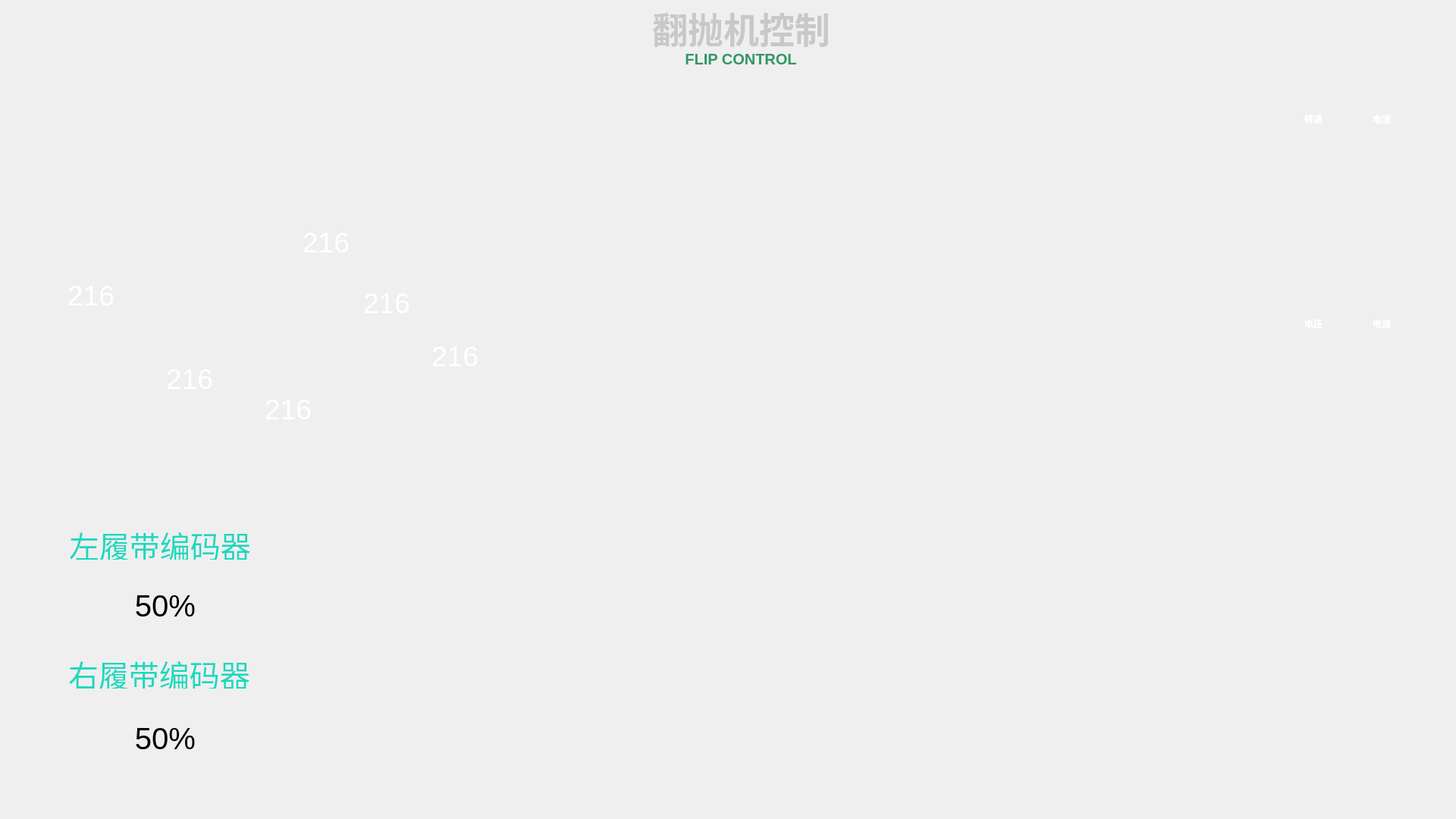
<?xml version="1.0" encoding="UTF-8"?>
<ui version="4.0">
 <class>fpjc</class>
 <widget class="QDialog" name="fpjc">
  <property name="geometry">
   <rect>
    <x>0</x>
    <y>0</y>
    <width>1920</width>
    <height>1080</height>
   </rect>
  </property>
  <property name="windowTitle">
   <string>Dialog</string>
  </property>
  <property name="autoFillBackground">
   <bool>false</bool>
  </property>
  <property name="styleSheet">
   <string notr="true">background-image: url(:/pic/翻抛系统背景_3.jpg);</string>
  </property>
  <widget class="FpjWatchs" name="fpjWatchsWidget" native="true">
   <property name="geometry">
    <rect>
     <x>691</x>
     <y>138</y>
     <width>672</width>
     <height>660</height>
    </rect>
   </property>
   <property name="styleSheet">
    <string notr="true">background: transparent; </string>
   </property>
  </widget>
  <widget class="QLabel" name="label_6">
   <property name="geometry">
    <rect>
     <x>1810</x>
     <y>418</y>
     <width>31</width>
     <height>17</height>
    </rect>
   </property>
   <property name="font">
    <font>
     <weight>75</weight>
     <bold>true</bold>
    </font>
   </property>
   <property name="styleSheet">
    <string notr="true">color: rgb(255, 255, 255);</string>
   </property>
   <property name="text">
    <string>电流</string>
   </property>
  </widget>
  <widget class="yhcDial" name="widget" native="true">
   <property name="geometry">
    <rect>
     <x>398</x>
     <y>744</y>
     <width>230</width>
     <height>230</height>
    </rect>
   </property>
   <property name="autoFillBackground">
    <bool>false</bool>
   </property>
   <property name="styleSheet">
    <string notr="true">background: transparent; </string>
   </property>
  </widget>
  <widget class="QLabel" name="label_9">
   <property name="geometry">
    <rect>
     <x>1810</x>
     <y>148</y>
     <width>31</width>
     <height>17</height>
    </rect>
   </property>
   <property name="font">
    <font>
     <weight>75</weight>
     <bold>true</bold>
    </font>
   </property>
   <property name="styleSheet">
    <string notr="true">color: rgb(255, 255, 255);</string>
   </property>
   <property name="text">
    <string>电流</string>
   </property>
  </widget>
  <widget class="QPushButton" name="alertButton">
   <property name="geometry">
    <rect>
     <x>1540</x>
     <y>764</y>
     <width>238</width>
     <height>61</height>
    </rect>
   </property>
   <property name="styleSheet">
    <string notr="true">background: transparent;
background-image: url(:/pic/报警信息-拷贝.png);</string>
   </property>
   <property name="text">
    <string/>
   </property>
   <property name="flat">
    <bool>true</bool>
   </property>
  </widget>
  <widget class="QLabel" name="label_8">
   <property name="geometry">
    <rect>
     <x>1781</x>
     <y>152</y>
     <width>21</width>
     <height>11</height>
    </rect>
   </property>
   <property name="styleSheet">
    <string notr="true">background-image: url(:/pic/形状-1-拷贝-2.png);</string>
   </property>
   <property name="text">
    <string/>
   </property>
  </widget>
  <widget class="ZsylChart" name="leftCurveWidget" native="true">
   <property name="geometry">
    <rect>
     <x>1427</x>
     <y>188</y>
     <width>440</width>
     <height>200</height>
    </rect>
   </property>
   <property name="styleSheet">
    <string notr="true">background: transparent; </string>
   </property>
  </widget>
  <widget class="QLabel" name="label_3">
   <property name="geometry">
    <rect>
     <x>1690</x>
     <y>422</y>
     <width>21</width>
     <height>11</height>
    </rect>
   </property>
   <property name="styleSheet">
    <string notr="true">background-image: url(:/pic/形状5.png);</string>
   </property>
   <property name="text">
    <string/>
   </property>
  </widget>
  <widget class="QPushButton" name="yhUpButton">
   <property name="geometry">
    <rect>
     <x>279</x>
     <y>942</y>
     <width>70</width>
     <height>64</height>
    </rect>
   </property>
   <property name="text">
    <string/>
   </property>
   <property name="flat">
    <bool>true</bool>
   </property>
  </widget>
  <widget class="QLabel" name="label_2">
   <property name="geometry">
    <rect>
     <x>90</x>
     <y>868</y>
     <width>250</width>
     <height>40</height>
    </rect>
   </property>
   <property name="font">
    <font>
     <pointsize>30</pointsize>
    </font>
   </property>
   <property name="styleSheet">
    <string notr="true">color: rgb(26, 216, 191);</string>
   </property>
   <property name="text">
    <string>右履带编码器</string>
   </property>
  </widget>
  <widget class="QLabel" name="label_10">
   <property name="geometry">
    <rect>
     <x>1720</x>
     <y>148</y>
     <width>31</width>
     <height>17</height>
    </rect>
   </property>
   <property name="font">
    <font>
     <weight>75</weight>
     <bold>true</bold>
    </font>
   </property>
   <property name="styleSheet">
    <string notr="true">color: rgb(255, 255, 255);</string>
   </property>
   <property name="text">
    <string>转速</string>
   </property>
  </widget>
  <widget class="QLabel" name="label_4">
   <property name="geometry">
    <rect>
     <x>1781</x>
     <y>422</y>
     <width>21</width>
     <height>11</height>
    </rect>
   </property>
   <property name="styleSheet">
    <string notr="true">background-image: url(:/pic/形状-4.png);</string>
   </property>
   <property name="text">
    <string/>
   </property>
  </widget>
  <widget class="QPushButton" name="speedDownButton">
   <property name="geometry">
    <rect>
     <x>87</x>
     <y>768</y>
     <width>70</width>
     <height>62</height>
    </rect>
   </property>
   <property name="text">
    <string/>
   </property>
   <property name="flat">
    <bool>true</bool>
   </property>
  </widget>
  <widget class="QPushButton" name="yhDownButton">
   <property name="geometry">
    <rect>
     <x>87</x>
     <y>943</y>
     <width>70</width>
     <height>62</height>
    </rect>
   </property>
   <property name="text">
    <string/>
   </property>
   <property name="flat">
    <bool>true</bool>
   </property>
  </widget>
  <widget class="QLabel" name="titleLabel">
   <property name="geometry">
    <rect>
     <x>837</x>
     <y>11</y>
     <width>281</width>
     <height>51</height>
    </rect>
   </property>
   <property name="font">
    <font>
     <family>Ubuntu</family>
     <pointsize>35</pointsize>
     <weight>75</weight>
     <bold>true</bold>
     <strikeout>false</strikeout>
    </font>
   </property>
   <property name="styleSheet">
    <string notr="true">background: transparent;
color:rgb(200, 200, 200);</string>
   </property>
   <property name="frameShape">
    <enum>QFrame::NoFrame</enum>
   </property>
   <property name="text">
    <string>翻抛机控制</string>
   </property>
   <property name="textFormat">
    <enum>Qt::PlainText</enum>
   </property>
   <property name="scaledContents">
    <bool>false</bool>
   </property>
   <property name="alignment">
    <set>Qt::AlignCenter</set>
   </property>
   <property name="wordWrap">
    <bool>false</bool>
   </property>
   <property name="indent">
    <number>10</number>
   </property>
  </widget>
  <widget class="QLabel" name="yhChoiseLabel">
   <property name="geometry">
    <rect>
     <x>156</x>
     <y>943</y>
     <width>124</width>
     <height>62</height>
    </rect>
   </property>
   <property name="font">
    <font>
     <pointsize>30</pointsize>
    </font>
   </property>
   <property name="styleSheet">
    <string notr="true"/>
   </property>
   <property name="text">
    <string>50%</string>
   </property>
   <property name="alignment">
    <set>Qt::AlignCenter</set>
   </property>
  </widget>
  <widget class="QLabel" name="label_11">
   <property name="geometry">
    <rect>
     <x>817</x>
     <y>68</y>
     <width>320</width>
     <height>20</height>
    </rect>
   </property>
   <property name="font">
    <font>
     <pointsize>15</pointsize>
     <weight>75</weight>
     <bold>true</bold>
    </font>
   </property>
   <property name="styleSheet">
    <string notr="true">background:transparent;
color: rgb(50, 150, 100);</string>
   </property>
   <property name="text">
    <string>FLIP CONTROL</string>
   </property>
   <property name="alignment">
    <set>Qt::AlignCenter</set>
   </property>
  </widget>
  <widget class="QPushButton" name="historyButton">
   <property name="geometry">
    <rect>
     <x>1540</x>
     <y>853</y>
     <width>238</width>
     <height>61</height>
    </rect>
   </property>
   <property name="styleSheet">
    <string notr="true">background: transparent;
background-image: url(:/pic/历史记录-拷贝.png);</string>
   </property>
   <property name="text">
    <string/>
   </property>
   <property name="flat">
    <bool>true</bool>
   </property>
  </widget>
  <widget class="ZsylChart" name="rightCurveWidget" native="true">
   <property name="geometry">
    <rect>
     <x>1427</x>
     <y>458</y>
     <width>440</width>
     <height>190</height>
    </rect>
   </property>
   <property name="styleSheet">
    <string notr="true">background: transparent; </string>
   </property>
  </widget>
  <widget class="QLabel" name="label_7">
   <property name="geometry">
    <rect>
     <x>1690</x>
     <y>152</y>
     <width>21</width>
     <height>11</height>
    </rect>
   </property>
   <property name="styleSheet">
    <string notr="true">background-image: url(:/pic/形状-1-拷贝.png);</string>
   </property>
   <property name="text">
    <string/>
   </property>
  </widget>
  <widget class="QPushButton" name="exitButton">
   <property name="geometry">
    <rect>
     <x>1739</x>
     <y>18</y>
     <width>130</width>
     <height>62</height>
    </rect>
   </property>
   <property name="text">
    <string/>
   </property>
   <property name="flat">
    <bool>true</bool>
   </property>
  </widget>
  <widget class="QLabel" name="label_5">
   <property name="geometry">
    <rect>
     <x>1720</x>
     <y>418</y>
     <width>31</width>
     <height>17</height>
    </rect>
   </property>
   <property name="font">
    <font>
     <weight>75</weight>
     <bold>true</bold>
    </font>
   </property>
   <property name="styleSheet">
    <string notr="true">color: rgb(255, 255, 255);</string>
   </property>
   <property name="text">
    <string>电压</string>
   </property>
  </widget>
  <widget class="QLabel" name="label">
   <property name="geometry">
    <rect>
     <x>91</x>
     <y>698</y>
     <width>250</width>
     <height>40</height>
    </rect>
   </property>
   <property name="font">
    <font>
     <pointsize>30</pointsize>
    </font>
   </property>
   <property name="styleSheet">
    <string notr="true">color: rgb(26, 216, 191);</string>
   </property>
   <property name="text">
    <string>左履带编码器</string>
   </property>
  </widget>
  <widget class="QLabel" name="speedLabel">
   <property name="geometry">
    <rect>
     <x>156</x>
     <y>768</y>
     <width>124</width>
     <height>62</height>
    </rect>
   </property>
   <property name="font">
    <font>
     <pointsize>30</pointsize>
    </font>
   </property>
   <property name="styleSheet">
    <string notr="true"/>
   </property>
   <property name="text">
    <string>50%</string>
   </property>
   <property name="alignment">
    <set>Qt::AlignCenter</set>
   </property>
  </widget>
  <widget class="QPushButton" name="speedUpButton">
   <property name="geometry">
    <rect>
     <x>279</x>
     <y>767</y>
     <width>70</width>
     <height>64</height>
    </rect>
   </property>
   <property name="text">
    <string/>
   </property>
   <property name="flat">
    <bool>true</bool>
   </property>
  </widget>
  <widget class="QLabel" name="wlanLabel">
   <property name="geometry">
    <rect>
     <x>1577</x>
     <y>38</y>
     <width>32</width>
     <height>29</height>
    </rect>
   </property>
   <property name="styleSheet">
    <string notr="true">background: transparent;
background-position:center;
background-repeat:no-repeat;
background-image: url(:/pic/信号4.png);</string>
   </property>
   <property name="text">
    <string/>
   </property>
  </widget>
  <widget class="QPushButton" name="assistButton">
   <property name="geometry">
    <rect>
     <x>1540</x>
     <y>940</y>
     <width>238</width>
     <height>61</height>
    </rect>
   </property>
   <property name="styleSheet">
    <string notr="true">background: transparent;
background-image: url(:/pic/辅助设备-拷贝.png);</string>
   </property>
   <property name="text">
    <string/>
   </property>
   <property name="flat">
    <bool>true</bool>
   </property>
  </widget>
  <widget class="QPushButton" name="leftFpButton">
   <property name="geometry">
    <rect>
     <x>1430</x>
     <y>135</y>
     <width>100</width>
     <height>42</height>
    </rect>
   </property>
   <property name="styleSheet">
    <string notr="true">border-image: url(:/pic/左翻抛.png);</string>
   </property>
   <property name="text">
    <string/>
   </property>
   <property name="flat">
    <bool>true</bool>
   </property>
  </widget>
  <widget class="QPushButton" name="leftLdButton">
   <property name="geometry">
    <rect>
     <x>1529</x>
     <y>135</y>
     <width>100</width>
     <height>42</height>
    </rect>
   </property>
   <property name="layoutDirection">
    <enum>Qt::RightToLeft</enum>
   </property>
   <property name="styleSheet">
    <string notr="true">border-image: url(:/pic/左履带.png) 0 0 0 100;</string>
   </property>
   <property name="text">
    <string/>
   </property>
   <property name="flat">
    <bool>true</bool>
   </property>
  </widget>
  <widget class="QPushButton" name="rightFpButton">
   <property name="geometry">
    <rect>
     <x>1430</x>
     <y>405</y>
     <width>100</width>
     <height>42</height>
    </rect>
   </property>
   <property name="styleSheet">
    <string notr="true">border-image: url(:/pic/右翻抛.png);</string>
   </property>
   <property name="text">
    <string/>
   </property>
   <property name="flat">
    <bool>true</bool>
   </property>
  </widget>
  <widget class="QPushButton" name="rightLdButton">
   <property name="geometry">
    <rect>
     <x>1529</x>
     <y>405</y>
     <width>100</width>
     <height>42</height>
    </rect>
   </property>
   <property name="layoutDirection">
    <enum>Qt::RightToLeft</enum>
   </property>
   <property name="styleSheet">
    <string notr="true">border-image: url(:/pic/右履带.png) 0 0 0 100;</string>
   </property>
   <property name="text">
    <string/>
   </property>
   <property name="flat">
    <bool>true</bool>
   </property>
  </widget>
  <widget class="QLabel" name="test_label">
   <property name="geometry">
    <rect>
     <x>70</x>
     <y>0</y>
     <width>200</width>
     <height>62</height>
    </rect>
   </property>
   <property name="font">
    <font>
     <pointsize>20</pointsize>
     <weight>75</weight>
     <bold>true</bold>
    </font>
   </property>
   <property name="styleSheet">
    <string notr="true">border-image: url(:/pic/hq_logo.png);
background: transparent;</string>
   </property>
   <property name="text">
    <string/>
   </property>
   <property name="alignment">
    <set>Qt::AlignCenter</set>
   </property>
  </widget>
  <widget class="QFrame" name="frame">
   <property name="geometry">
    <rect>
     <x>50</x>
     <y>120</y>
     <width>620</width>
     <height>510</height>
    </rect>
   </property>
   <property name="styleSheet">
    <string notr="true">background-image: url(:/pic/fpj.png);</string>
   </property>
   <property name="frameShape">
    <enum>QFrame::NoFrame</enum>
   </property>
   <property name="frameShadow">
    <enum>QFrame::Raised</enum>
   </property>
   <property name="lineWidth">
    <number>1</number>
   </property>
   <widget class="QLabel" name="Fpj_LeftFront_label">
    <property name="geometry">
     <rect>
      <x>20</x>
      <y>230</y>
      <width>100</width>
      <height>80</height>
     </rect>
    </property>
    <property name="font">
     <font>
      <pointsize>28</pointsize>
     </font>
    </property>
    <property name="styleSheet">
     <string notr="true">color: rgb(255, 255, 255);</string>
    </property>
    <property name="text">
     <string>216</string>
    </property>
    <property name="alignment">
     <set>Qt::AlignCenter</set>
    </property>
   </widget>
   <widget class="QLabel" name="Fpj_LeftBehind_label">
    <property name="geometry">
     <rect>
      <x>150</x>
      <y>340</y>
      <width>100</width>
      <height>80</height>
     </rect>
    </property>
    <property name="font">
     <font>
      <pointsize>28</pointsize>
     </font>
    </property>
    <property name="styleSheet">
     <string notr="true">color: rgb(255, 255, 255);</string>
    </property>
    <property name="text">
     <string>216</string>
    </property>
    <property name="alignment">
     <set>Qt::AlignCenter</set>
    </property>
   </widget>
   <widget class="QLabel" name="Fpj_RightFront_label">
    <property name="geometry">
     <rect>
      <x>330</x>
      <y>160</y>
      <width>100</width>
      <height>80</height>
     </rect>
    </property>
    <property name="font">
     <font>
      <pointsize>28</pointsize>
     </font>
    </property>
    <property name="styleSheet">
     <string notr="true">color: rgb(255, 255, 255);</string>
    </property>
    <property name="text">
     <string>216</string>
    </property>
    <property name="alignment">
     <set>Qt::AlignCenter</set>
    </property>
   </widget>
   <widget class="QLabel" name="Fpj_RightBehind_label">
    <property name="geometry">
     <rect>
      <x>410</x>
      <y>240</y>
      <width>100</width>
      <height>80</height>
     </rect>
    </property>
    <property name="font">
     <font>
      <pointsize>28</pointsize>
     </font>
    </property>
    <property name="styleSheet">
     <string notr="true">color: rgb(255, 255, 255);</string>
    </property>
    <property name="text">
     <string>216</string>
    </property>
    <property name="alignment">
     <set>Qt::AlignCenter</set>
    </property>
   </widget>
   <widget class="QLabel" name="Fpj_Left_Roller_Speed_label">
    <property name="geometry">
     <rect>
      <x>280</x>
      <y>380</y>
      <width>100</width>
      <height>80</height>
     </rect>
    </property>
    <property name="font">
     <font>
      <pointsize>28</pointsize>
     </font>
    </property>
    <property name="styleSheet">
     <string notr="true">color: rgb(255, 255, 255);</string>
    </property>
    <property name="text">
     <string>216</string>
    </property>
    <property name="alignment">
     <set>Qt::AlignCenter</set>
    </property>
   </widget>
   <widget class="QLabel" name="Fpj_Right_Roller_Speed_label">
    <property name="geometry">
     <rect>
      <x>500</x>
      <y>310</y>
      <width>100</width>
      <height>80</height>
     </rect>
    </property>
    <property name="font">
     <font>
      <pointsize>28</pointsize>
     </font>
    </property>
    <property name="styleSheet">
     <string notr="true">color: rgb(255, 255, 255);</string>
    </property>
    <property name="text">
     <string>216</string>
    </property>
    <property name="alignment">
     <set>Qt::AlignCenter</set>
    </property>
   </widget>
  </widget>
  <widget class="ControlHistory" name="hisWidget" native="true">
   <property name="geometry">
    <rect>
     <x>690</x>
     <y>809</y>
     <width>690</width>
     <height>231</height>
    </rect>
   </property>
   <property name="styleSheet">
    <string notr="true">background: transparent;</string>
   </property>
  </widget>
 </widget>
 <customwidgets>
  <customwidget>
   <class>ZsylChart</class>
   <extends>QWidget</extends>
   <header>zsylchart.h</header>
   <container>1</container>
  </customwidget>
  <customwidget>
   <class>yhcDial</class>
   <extends>QWidget</extends>
   <header>yhcdial.h</header>
   <container>1</container>
  </customwidget>
  <customwidget>
   <class>ControlHistory</class>
   <extends>QWidget</extends>
   <header>controlhistory.h</header>
   <container>1</container>
  </customwidget>
  <customwidget>
   <class>FpjWatchs</class>
   <extends>QWidget</extends>
   <header location="global">fpjwatchs.h</header>
   <container>1</container>
  </customwidget>
 </customwidgets>
 <resources/>
 <connections/>
</ui>
